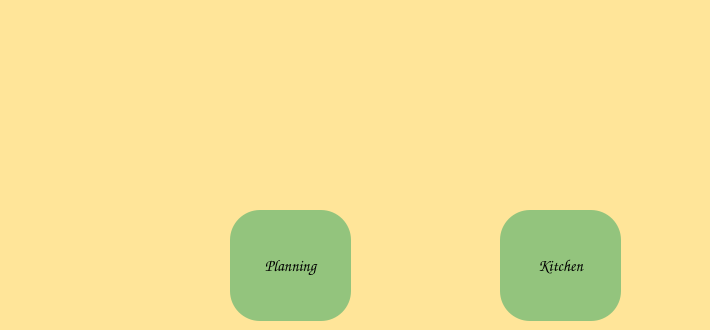
    <widget class="QWidget" name="page">
     <property name="styleSheet">
      <string notr="true">background-color: rgb(255, 229, 153);</string>
     </property>
     <widget class="QLabel" name="label">
      <property name="geometry">
       <rect>
        <x>160</x>
        <y>10</y>
        <width>541</width>
        <height>161</height>
       </rect>
      </property>
      <property name="styleSheet">
       <string notr="true">image: url(:/IMG/IMG/app name.png);
background-color: rgb(0, 0, 0, 0%);</string>
      </property>
      <property name="text">
       <string/>
      </property>
     </widget>
     <widget class="QToolButton" name="toolButton">
      <property name="geometry">
       <rect>
        <x>230</x>
        <y>210</y>
        <width>121</width>
        <height>111</height>
       </rect>
      </property>
      <property name="font">
       <font>
        <family>Comic Sans MS</family>
        <pointsize>12</pointsize>
        <weight>50</weight>
        <italic>false</italic>
        <bold>false</bold>
       </font>
      </property>
      <property name="styleSheet">
       <string notr="true">background-color: rgb(147, 196, 125);
font: 12pt &quot;Comic Sans MS&quot;;

border-radius: 30px;</string>
      </property>
      <property name="text">
       <string>Planning</string>
      </property>
      <property name="icon">
       <iconset resource="Image.qrc">
        <normaloff>:/IMG/IMG/icons8-planner-96 (1).png</normaloff>:/IMG/IMG/icons8-planner-96 (1).png</iconset>
      </property>
      <property name="iconSize">
       <size>
        <width>80</width>
        <height>80</height>
       </size>
      </property>
      <property name="toolButtonStyle">
       <enum>Qt::ToolButtonTextUnderIcon</enum>
      </property>
     </widget>
     <widget class="QToolButton" name="toolButton_3">
      <property name="geometry">
       <rect>
        <x>500</x>
        <y>210</y>
        <width>121</width>
        <height>111</height>
       </rect>
      </property>
      <property name="font">
       <font>
        <family>Comic Sans MS</family>
        <pointsize>12</pointsize>
        <weight>50</weight>
        <italic>false</italic>
        <bold>false</bold>
       </font>
      </property>
      <property name="styleSheet">
       <string notr="true">background-color: rgb(147, 196, 125);
font: 12pt &quot;Comic Sans MS&quot;;

border-radius: 30px;</string>
      </property>
      <property name="text">
       <string>Kitchen</string>
      </property>
      <property name="icon">
       <iconset resource="Image.qrc">
        <normaloff>:/IMG/IMG/icons8-kitchen-room-90.png</normaloff>:/IMG/IMG/icons8-kitchen-room-90.png</iconset>
      </property>
      <property name="iconSize">
       <size>
        <width>80</width>
        <height>80</height>
       </size>
      </property>
      <property name="toolButtonStyle">
       <enum>Qt::ToolButtonTextUnderIcon</enum>
      </property>
     </widget>
    </widget>
